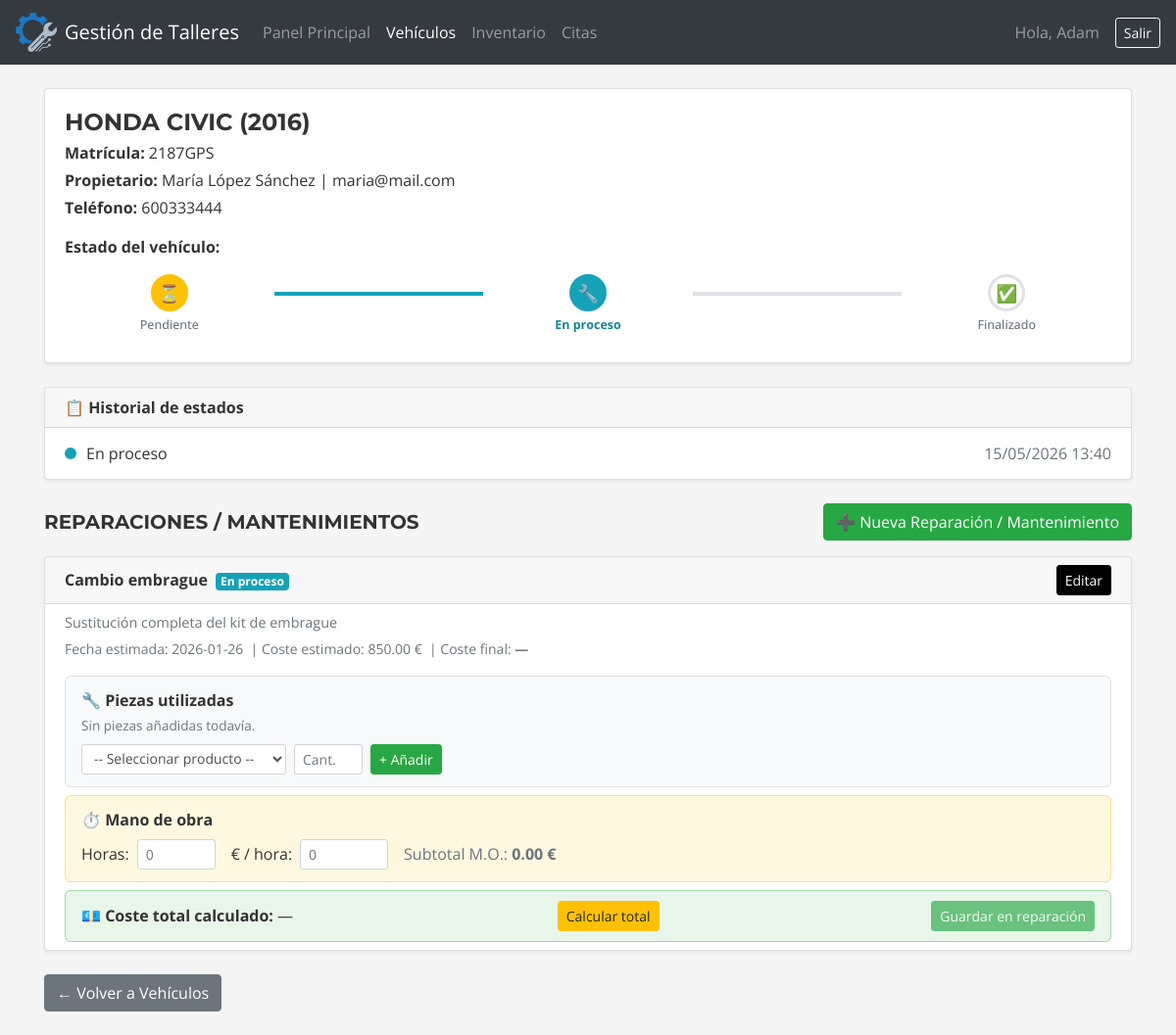
/pages/vehiculo.php?id=2 (signed in), run on the app's committed database.
### tables this page shows
CREATE TABLE `usuarios` (
  `id_usuario` int(11) NOT NULL AUTO_INCREMENT,
  `nombre` varchar(50) NOT NULL,
  `apellidos` varchar(50) NOT NULL,
  `email` varchar(100) NOT NULL,
  `contrasena` varchar(255) NOT NULL,
  `telefono` varchar(15) DEFAULT NULL,
  `id_rol` varchar(20) DEFAULT NULL,
  `fecha_registro` datetime NOT NULL,
  PRIMARY KEY (`id_usuario`),
  UNIQUE KEY `email` (`email`)
);

CREATE TABLE `vehiculos` (
  `id_vehiculo` int(11) NOT NULL AUTO_INCREMENT,
  `id_usuario` int(11) NOT NULL,
  `marca` varchar(50) NOT NULL,
  `modelo` varchar(50) NOT NULL,
  `anio` int(11) NOT NULL,
  `matricula` varchar(10) NOT NULL,
  PRIMARY KEY (`id_vehiculo`),
  UNIQUE KEY `matricula` (`matricula`),
  KEY `id_usuario` (`id_usuario`),
  CONSTRAINT `vehiculos_ibfk_1` FOREIGN KEY (`id_usuario`) REFERENCES `usuarios` (`id_usuario`)
);

CREATE TABLE `estados_vehiculo` (
  `id_estado` int(11) NOT NULL AUTO_INCREMENT,
  `id_vehiculo` int(11) NOT NULL,
  `estado` varchar(50) NOT NULL,
  `descripcion` text DEFAULT NULL,
  `fecha_actualizacion` datetime NOT NULL,
  PRIMARY KEY (`id_estado`),
  KEY `id_vehiculo` (`id_vehiculo`),
  CONSTRAINT `estados_vehiculo_ibfk_1`
  FOREIGN KEY (`id_vehiculo`) REFERENCES `vehiculos` (`id_vehiculo`)
  ON DELETE CASCADE
);

CREATE TABLE `reparaciones` (
  `id_reparacion` int(11) NOT NULL AUTO_INCREMENT,
  `id_vehiculo` int(11) NOT NULL,
  `titulo` varchar(100) NOT NULL,
  `descripcion` text DEFAULT NULL,
  `fecha_estimada` date DEFAULT NULL,
  `costo_estimado` decimal(10,2) DEFAULT NULL,
  `costo_final` decimal(10,2) DEFAULT NULL,
  `estado` varchar(20) NOT NULL DEFAULT 'Pendiente',
  `horas_mano_obra` decimal(5,2) DEFAULT NULL,
  `precio_hora` decimal(8,2) DEFAULT NULL,
  PRIMARY KEY (`id_reparacion`),
  KEY `id_vehiculo` (`id_vehiculo`),
  CONSTRAINT `reparaciones_ibfk_1`
  FOREIGN KEY (`id_vehiculo`) REFERENCES `vehiculos` (`id_vehiculo`)
  ON DELETE CASCADE
);

### pages/vehiculo.php (the view, shortened to what this page needs)
<?php
require_once "../conf/db.php";
$email = $_SESSION["email"];
$stmt_nombre = mysqli_prepare($conexion, "SELECT id_usuario, nombre FROM usuarios WHERE email = ?");
mysqli_stmt_bind_param($stmt_nombre, "s", $email);
mysqli_stmt_execute($stmt_nombre);
$usuario_nav = mysqli_fetch_assoc(mysqli_stmt_get_result($stmt_nombre));
$nombre_usuario = $usuario_nav['nombre'];
$id_vehiculo = $_GET['id'] ?? $_POST['id_vehiculo'] ?? null;
$id_vehiculo = intval($id_vehiculo);
$stmt_v = mysqli_prepare($conexion, "SELECT v.*, u.id_usuario AS id_propietario, u.nombre, u.apellidos, u.email, u.telefono FROM vehiculos v JOIN usuarios u ON v.id_usuario = u.id_usuario WHERE v.id_vehiculo = ?");
mysqli_stmt_bind_param($stmt_v, "i", $id_vehiculo);
mysqli_stmt_execute($stmt_v);
$vehiculo = mysqli_fetch_assoc(mysqli_stmt_get_result($stmt_v));
$stmt_r = mysqli_prepare($conexion, "SELECT * FROM reparaciones WHERE id_vehiculo = ? ORDER BY fecha_estimada ASC");
mysqli_stmt_bind_param($stmt_r, "i", $id_vehiculo);
mysqli_stmt_execute($stmt_r);
$result_reparaciones = mysqli_stmt_get_result($stmt_r);
$reparaciones = mysqli_fetch_all($result_reparaciones, MYSQLI_ASSOC);
$stmt_e = mysqli_prepare($conexion, "SELECT estado FROM estados_vehiculo WHERE id_vehiculo = ? ORDER BY fecha_actualizacion DESC LIMIT 1");
mysqli_stmt_bind_param($stmt_e, "i", $id_vehiculo);
mysqli_stmt_execute($stmt_e);
$estado_actual_row = mysqli_fetch_assoc(mysqli_stmt_get_result($stmt_e));
$estado_actual = $estado_actual_row['estado'] ?? 'Pendiente';
$stmt_hist = mysqli_prepare($conexion, "SELECT estado, fecha_actualizacion FROM estados_vehiculo WHERE id_vehiculo = ? ORDER BY fecha_actualizacion ASC");
mysqli_stmt_bind_param($stmt_hist, "i", $id_vehiculo);
mysqli_stmt_execute($stmt_hist);
$historial_estados = mysqli_fetch_all(mysqli_stmt_get_result($stmt_hist), MYSQLI_ASSOC);
$piezas_por_rep = [];
?>
<!DOCTYPE html>
<html lang="es">
<head>
    <link rel="stylesheet" href="../css/custom.css">
</head>
<body>
<nav class="navbar navbar-expand-lg navbar-dark bg-dark px-3">
    <a class="navbar-brand d-flex align-items-center" href="panelMecanico.php">
        <img src="../assets/imagenes/logo.png" alt="Logo" width="42" height="40" class="mr-2">
        Gestión de Talleres
    </a>
    <div class="collapse navbar-collapse" id="navbarMecanico">
        <ul class="navbar-nav mr-auto">
            <li class="nav-item"><a class="nav-link" href="panelMecanico.php">Panel Principal</a></li>
            <li class="nav-item active"><a class="nav-link" href="vehiculosMecanico.php">Vehículos</a></li>
            <li class="nav-item"><a class="nav-link" href="inventario.php">Inventario</a></li>
            <li class="nav-item"><a class="nav-link" href="#">Citas</a></li>
        </ul>
        <span class="navbar-text mr-3">Hola, <?= htmlspecialchars($nombre_usuario) ?></span>
        <a href="../auth/logout.php" class="btn btn-outline-light btn-sm">Salir</a>
    </div>
</nav>
<div class="container mt-4">
    <div class="card shadow-sm mb-4">
        <div class="card-body">
            <h4 class="card-title mb-1"><?= htmlspecialchars($vehiculo['marca'].' '.$vehiculo['modelo']); ?> (<?= $vehiculo['anio'] ?>)</h4>
            <p class="card-text mb-1"><strong>Matrícula:</strong> <?= htmlspecialchars($vehiculo['matricula']); ?></p>
            <p class="card-text mb-1"><strong>Propietario:</strong> <?= htmlspecialchars($vehiculo['nombre'].' '.$vehiculo['apellidos']); ?> | <?= htmlspecialchars($vehiculo['email']); ?></p>
            <p class="card-text mb-3"><strong>Teléfono:</strong> <?= htmlspecialchars($vehiculo['telefono']); ?></p>
            <?php
                $pasos  = ['Pendiente','En proceso','Finalizado'];
                $iconos = ['⏳','🔧','✅'];
                $idx_actual = array_search($estado_actual, $pasos);
            ?>
            <strong class="d-block mb-1">Estado del vehículo:</strong>
            <div class="stepper">
                <?php foreach ($pasos as $i => $paso): ?>
                    <?php if ($i > 0):
                        $lc = 'step-line';
                        if ($i===1 && $idx_actual>=1) $lc .= ' partial-info';
                    ?><div class="<?= $lc ?>"></div><?php endif; ?>
                    <?php
                        $sc = 'step';
                        if ($i < $idx_actual)  $sc .= ' done';
                        if ($i === $idx_actual) $sc .= ' active';
                    ?>
                    <div class="<?= $sc ?>" data-step="<?= $paso ?>">
                        <div class="step-circle"><?= $iconos[$i] ?></div>
                        <span class="step-label"><?= $paso ?></span>
                    </div>
                <?php endforeach; ?>
            </div>
        </div>
    </div>
    <?php if (!empty($historial_estados)): ?>
    <div class="card shadow-sm mb-4">
        <div class="card-header py-2"><strong>📋 Historial de estados</strong></div>
        <div class="card-body py-2">
            <ul class="historial-timeline">
                <?php foreach ($historial_estados as $h):
                    $dot = str_replace(' ','-',$h['estado']);
                ?>
                <li>
                    <span class="hist-dot <?= $dot ?>"></span>
                    <span><?= htmlspecialchars($h['estado']) ?></span>
                    <span class="text-muted ml-auto"><?= date('d/m/Y H:i', strtotime($h['fecha_actualizacion'])) ?></span>
                </li>
                <?php endforeach; ?>
            </ul>
        </div>
    </div>
    <?php endif; ?>
    <div class="d-flex justify-content-between align-items-center mb-3">
        <h5 class="mb-0">Reparaciones / Mantenimientos</h5>
        <button class="btn btn-success" data-toggle="modal" data-target="#nuevaReparacionModal">
            ➕ Nueva Reparación / Mantenimiento
        </button>
    </div>
    <?php foreach ($reparaciones as $rep):
        $rep_estado = $rep['estado'] ?? 'Pendiente';
        $badge_map  = ['Pendiente'=>'warning','En proceso'=>'info','Finalizado'=>'success'];
        $badge_rep  = $badge_map[$rep_estado] ?? 'secondary';
        $id_rep     = $rep['id_reparacion'];
        $piezas     = $piezas_por_rep[$id_rep] ?? [];
        $total_piezas = array_sum(array_map(fn($p) => $p['cantidad_usada'] * $p['precio_unitario'], $piezas));
        $horas_guardadas   = floatval($rep['horas_mano_obra'] ?? 0);
        $tarifa_guardada   = floatval($rep['precio_hora']     ?? 0);
        $mo_guardada       = $horas_guardadas * $tarifa_guardada;
    ?>
    <div class="card shadow-sm mb-3">
        <div class="card-header d-flex justify-content-between align-items-center py-2">
            <span><strong><?= htmlspecialchars($rep['titulo']) ?></strong> &nbsp;<span class="badge badge-<?= $badge_rep ?>"><?= $rep_estado ?></span></span>
            <button class="btn btn-sm btn-primary"
                data-toggle="modal" data-target="#editarReparacionModal"
                data-id="<?= $id_rep ?>"
                data-titulo="<?= htmlspecialchars($rep['titulo'], ENT_QUOTES) ?>"
                data-descripcion="<?= htmlspecialchars($rep['descripcion'], ENT_QUOTES) ?>"
                data-fecha="<?= htmlspecialchars($rep['fecha_estimada'], ENT_QUOTES) ?>"
                data-costo_estimado="<?= htmlspecialchars($rep['costo_estimado'], ENT_QUOTES) ?>"
                data-costo_final="<?= htmlspecialchars($rep['costo_final'] ?? '', ENT_QUOTES) ?>"
                data-estado="<?= htmlspecialchars($rep_estado, ENT_QUOTES) ?>"
                data-horas="<?= $horas_guardadas ?>"
                data-precio_hora="<?= $tarifa_guardada ?>"
            >Editar</button>
        </div>
        <div class="card-body py-2">
            <p class="mb-1 text-muted" style="font-size:0.9rem"><?= htmlspecialchars($rep['descripcion']) ?></p>
            <small class="text-muted">Fecha estimada: <?= htmlspecialchars($rep['fecha_estimada']) ?> &nbsp;|
            Coste estimado: <?= number_format($rep['costo_estimado'],2) ?> € &nbsp;|
            Coste final: <strong><?= ($rep['costo_final'] ? number_format($rep['costo_final'],2).' €' : '—') ?></strong></small>
            <div class="piezas-section mt-3">
                <strong>🔧 Piezas utilizadas</strong>
                <?php if (!empty($piezas)): ?>
                <table class="table table-sm mt-2 mb-1">
                    <thead><tr><th>Producto</th><th>Cantidad</th><th>Precio/ud.</th><th>Subtotal</th><th></th></tr></thead>
                    <tbody>
                    <?php foreach ($piezas as $pz): ?>
                    <tr>
                        <td><?= htmlspecialchars($pz['nombre']) ?></td>
                        <td><?= $pz['cantidad_usada'] ?></td>
                        <td><?= number_format($pz['precio_unitario'],2) ?> €</td>
                        <td><?= number_format($pz['cantidad_usada']*$pz['precio_unitario'],2) ?> €</td>
                        <td>
                            <a href="vehiculo.php?id=<?= $id_vehiculo ?>&delete_pieza=<?= $pz['id_producto_reparacion'] ?>"
                               class="btn btn-danger btn-sm"
                               onclick="return confirm('¿Quitar esta pieza? Se devolverá al stock.')">×</a>
                        </td>
                    </tr>
                    <?php endforeach; ?>
                    </tbody>
                </table>
                <p class="text-right mb-0"><strong>Total piezas: <?= number_format($total_piezas,2) ?> €</strong></p>
                <?php else: ?>
                <p class="text-muted mb-1 mt-1" style="font-size:0.85rem">Sin piezas añadidas todavía.</p>
                <?php endif; ?>
                <form method="POST" action="vehiculo.php" class="form-inline mt-2">
                    <select name="id_producto" class="form-control form-control-sm mr-2" required style="min-width:180px">
                        <option value="">-- Seleccionar producto --</option>
                    </select>
                    <input type="number" name="cantidad_usada" class="form-control form-control-sm mr-2" placeholder="Cant." min="1" required style="width:70px">
                    <button type="submit" class="btn btn-success btn-sm">+ Añadir</button>
                </form>
            </div>
            <div class="mano-obra-section" id="manoObra_<?= $id_rep ?>">
                <strong>⏱️ Mano de obra</strong>
                <div class="form-inline mt-2">
                    <label class="mr-2">Horas:</label>
                    <input type="number" class="form-control form-control-sm mr-3 horas-input" step="0.5" min="0"
                           value="<?= $horas_guardadas > 0 ? $horas_guardadas : '' ?>" placeholder="0"
                           style="width:80px" data-rep="<?= $id_rep ?>">
                    <label class="mr-2">€ / hora:</label>
                    <input type="number" class="form-control form-control-sm mr-3 tarifa-input" step="0.01" min="0"
                           value="<?= $tarifa_guardada > 0 ? $tarifa_guardada : '' ?>" placeholder="0"
                           style="width:90px" data-rep="<?= $id_rep ?>">
                    <span class="text-muted">Subtotal M.O.: <strong class="subtotal-mo" data-rep="<?= $id_rep ?>"><?= $mo_guardada > 0 ? number_format($mo_guardada,2).' €' : '0.00 €' ?></strong></span>
                </div>
            </div>
            <div class="total-section" id="total_<?= $id_rep ?>">
                <div class="d-flex justify-content-between align-items-center">
                    <span>💶 <strong>Coste total calculado:</strong> <span class="total-calculado" data-rep="<?= $id_rep ?>">—</span></span>
                    <button type="button" class="btn btn-warning btn-sm calcular-btn"
                            data-rep="<?= $id_rep ?>"
                            data-piezas="<?= $total_piezas ?>">
                        Calcular total
                    </button>
                    <form method="POST" action="vehiculo.php" class="ml-2 guardar-total-form" data-rep="<?= $id_rep ?>">
                        <button type="submit" class="btn btn-success btn-sm guardar-total-btn" data-rep="<?= $id_rep ?>" disabled>
                            Guardar en reparación
                        </button>
                    </form>
                </div>
            </div>
        </div>
    </div>
    <?php endforeach; ?>
    <a href="vehiculosMecanico.php" class="btn btn-secondary mt-2 mb-4">← Volver a Vehículos</a>
</div>
</body>
</html>

### pages/vehiculo.php (style rules this page uses)
.stepper { display:flex; align-items:center; margin:1rem 0 0.5rem; }
.step { display:flex; flex-direction:column; align-items:center; flex:1; text-align:center; }
.step-circle { width:38px; height:38px; border-radius:50%; display:flex; align-items:center; justify-content:center; font-size:1.1rem; font-weight:bold; border:3px solid #dee2e6; background:#fff; color:#adb5bd; }
.step-label { font-size:0.78rem; margin-top:5px; color:#6c757d; font-weight:500; }
.step-line { flex:1; height:4px; background:#dee2e6; margin-bottom:22px; }
.step[data-step="Pendiente"].active .step-circle,.step[data-step="Pendiente"].done .step-circle { background:#ffc107; border-color:#ffc107; color:#fff; }
.step[data-step="En proceso"].active .step-circle,.step[data-step="En proceso"].done .step-circle { background:#17a2b8; border-color:#17a2b8; color:#fff; }
.step[data-step="En proceso"].active .step-label { color:#138496; font-weight:700; }
.step-line.partial-info { background:#17a2b8; }
.historial-timeline { list-style:none; padding:0; margin:0; }
.historial-timeline li { display:flex; align-items:center; gap:10px; padding:6px 0; border-bottom:1px solid #f0f0f0; font-size:0.85rem; }
.historial-timeline li:last-child { border-bottom:none; }
.hist-dot { width:12px; height:12px; border-radius:50%; flex-shrink:0; }
.hist-dot.En-proceso { background:#17a2b8; }
.piezas-section { background:#f8f9fa; border:1px solid #dee2e6; border-radius:6px; padding:12px 16px; margin-top:12px; }
.mano-obra-section { background:#fff8e1; border:1px solid #ffe082; border-radius:6px; padding:12px 16px; margin-top:8px; }
.total-section { background:#e8f5e9; border:1px solid #a5d6a7; border-radius:6px; padding:10px 16px; margin-top:8px; }

### data on the page
usuarios: nombre "Adam"
vehiculos: marca+modelo "HONDA CIVIC", anio "2016", matricula "2187GPS", id_usuario.apellidos "María López Sánchez", id_usuario.email "maria@mail.com", id_usuario.telefono "600333444"
estados_vehiculo: estado "En proceso", fecha_actualizacion "15/05/2026 13:40"
reparaciones: titulo "Cambio embrague", estado "En proceso", descripcion "Sustitución completa del kit de embrague", fecha_estimada "2026-01-26", costo_estimado "850.00", shows "0.00 €"

### other printed values
$iconos[$i] "⏳"
$paso "Pendiente"
$iconos[$i] "🔧"
$paso "En proceso"
$iconos[$i] "✅"
$paso "Finalizado"
